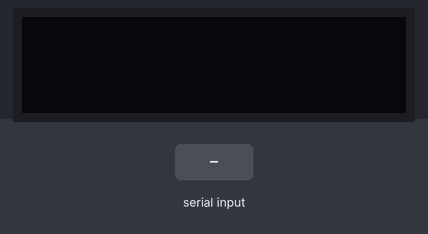
Simulated run of this sketch. Board: Arduino Uno, built with avr-gcc and run on an emulated ATmega328P. Shown: 128×32 one-colour display. The test bench sets the inputs (shaded band). The display library's start-up logo is not drawn.

Above: at 3.2 s.
3.3 s: "1\n" received over Serial
At 4.9 s:
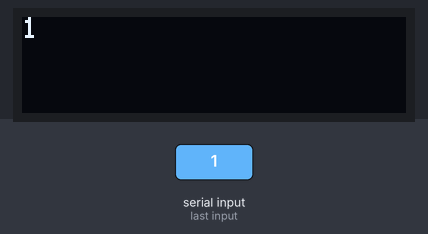
5.8 s: "0\n" received over Serial
At 7.7 s:
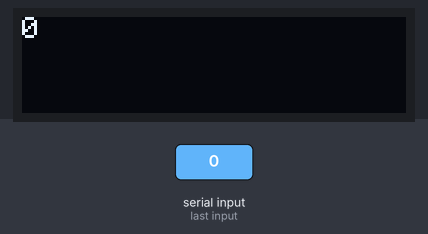
8.8 s: "2\n" received over Serial
At 11.6 s:
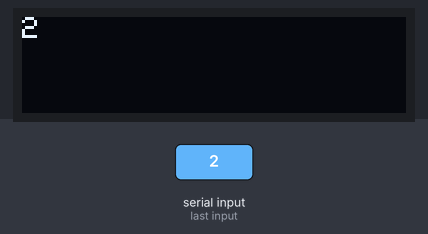
Timing chart, 0 to 13.1 s (numbered marks = the images above; inputs shaded):
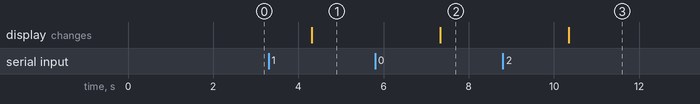

Measured:
- after the input at 3.3 s, the display: changes after 1.0 s (image 1)
- after the input at 5.8 s, the display: changes after 1.5 s (image 2)
- after the input at 8.8 s, the display: changes after 1.5 s (image 3)

The sketch:

OLED.ino
```cpp
/*
 * This is a demonstration of showing messages on OLED display
 * ECE16 SP19
 * Lab2
 *
 * modified 11 Apr 2019
 *  by Baichuan Wu
 */

#include <SPI.h>
#include <Wire.h>
#include <Adafruit_GFX.h>
#include <Adafruit_SSD1306.h>

/*
 * Field
 */

#define SCREEN_WIDTH 128 // OLED display width, in pixels
#define SCREEN_HEIGHT 32 // OLED display height, in pixels

// Declaration for an SSD1306 display connected to I2C (SDA, SCL pins)
#define OLED_RESET     4 // Reset pin # (or -1 if sharing Arduino reset pin)
Adafruit_SSD1306 display(SCREEN_WIDTH, SCREEN_HEIGHT, &Wire, OLED_RESET);

void setup() {
  Serial.begin(9600);

  // SSD1306_SWITCHCAPVCC = generate display voltage from 3.3V internally
  if(!display.begin(SSD1306_SWITCHCAPVCC, 0x3C)) { // Address 0x3C for 128x32
    Serial.println(F("SSD1306 allocation failed"));
    for(;;); // Don't proceed, loop forever
  }

  // Show initial display buffer contents on the screen --
  // the library initializes this with an Adafruit splash screen.
  display.display();
  delay(2000); // Pause for 2 seconds

  // Clear the buffer
  display.clearDisplay();

  // Set Styling
  display.setTextSize(1);
  display.setTextColor(WHITE);
  display.cp437(true);

}

void loop() {
  if (Serial.available() > 0) {
    String message = Serial.readStringUntil("\n");  // read streamed input until carriage return
    showMessage(message); // invoke show message
    delay(2000); // tick
  }
}

/*
 * Covert Serial String input and pipe to Display
 *
 * @param messageString - intended message
 */
void showMessage(String messageString) {
  int messageLength = messageString.length(); // acquire char[] length
  char messageCharArray[messageLength + 1]; // instantiate char[]
  strcpy(messageCharArray, messageString.c_str()); // link char[] to corresponding String
  display.clearDisplay(); // purge previous screen
  display.setCursor(0, 0); // reset cursor position
  for (int i = 0; i < messageLength; i++) {
    display.write(messageCharArray[i]); // loop piping text on screen
  }
  display.display(); // execute render
}
```
